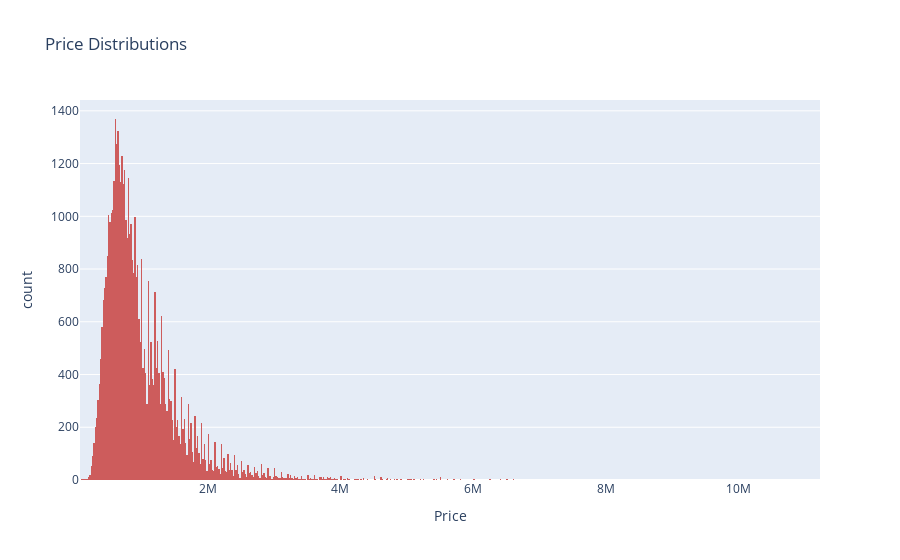

Notebook cell for this chart:
### Code cell
fig = px.histogram(file['Price'], x="Price", color_discrete_sequence=['indianred'], title='Price Distributions')
fig.show()

### Figure 1 — Plotly figure (JSON) as saved in the notebook; plotly's stock layout.template omitted (floating-point values rounded to 4 significant figures; data arrays with more than 128 entries replaced by an {"elided": "..."} marker saying what was removed)
{"data": [{"alignmentgroup": "True", "bingroup": "x", "hovertemplate": "Price=%{x}<br>count=%{y}<extra></extra>", "legendgroup": "", "marker": {"color": "indianred", "pattern": {"shape": ""}}, "name": "", "offsetgroup": "", "orientation": "v", "showlegend": false, "type": "histogram", "x": {"elided": "63023 int values"}, "xaxis": "x", "yaxis": "y"}], "layout": {"barmode": "relative", "legend": {"tracegroupgap": 0}, "title": {"text": "Price Distributions"}, "xaxis": {"anchor": "y", "domain": [0, 1], "title": {"text": "Price"}}, "yaxis": {"anchor": "x", "domain": [0, 1], "title": {"text": "count"}}}}
